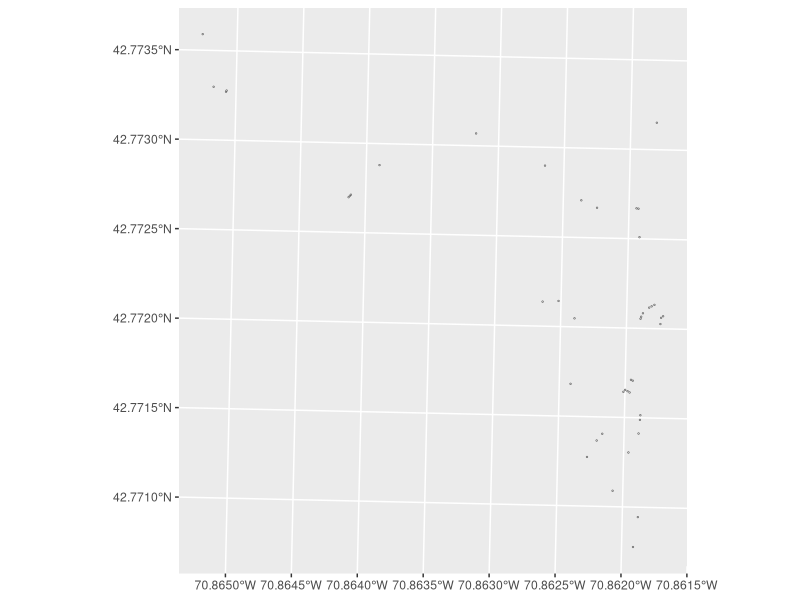
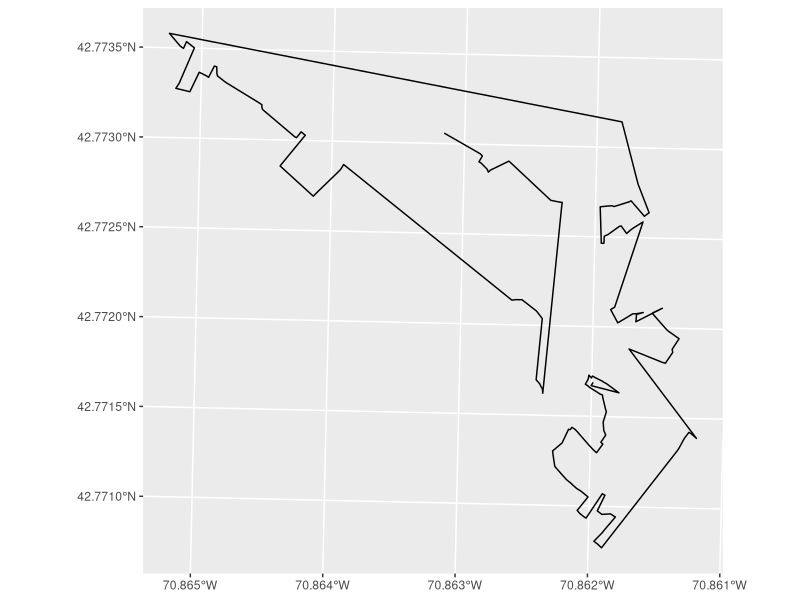
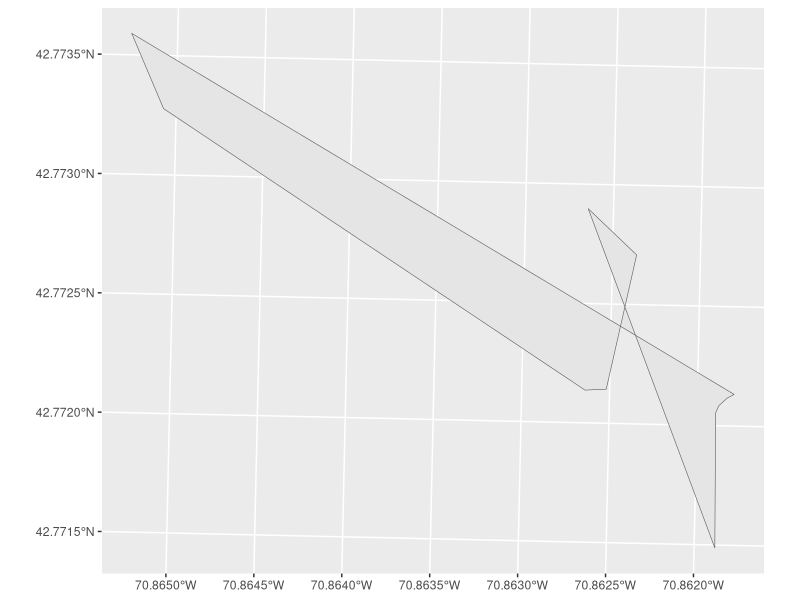
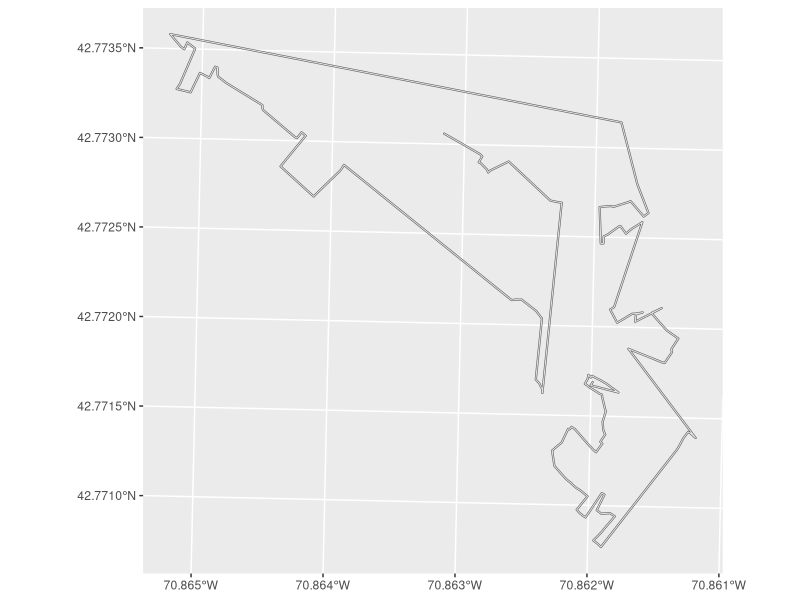
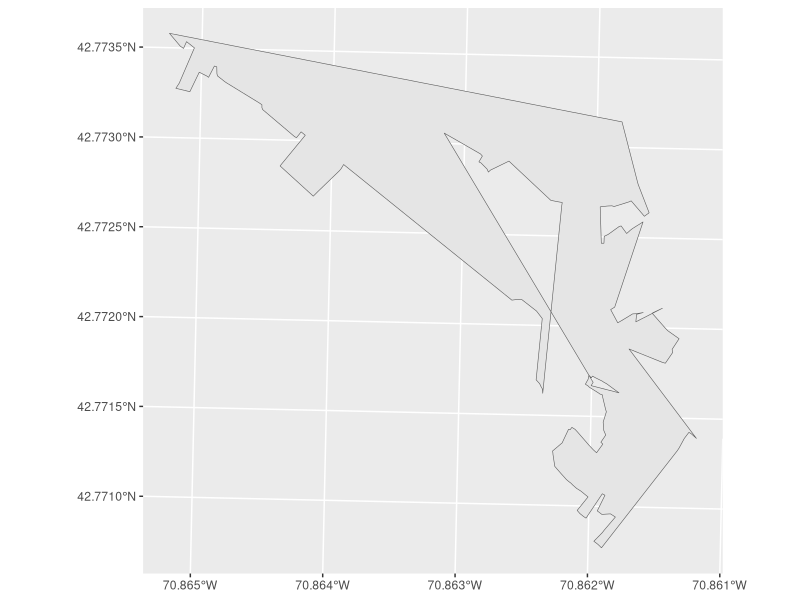
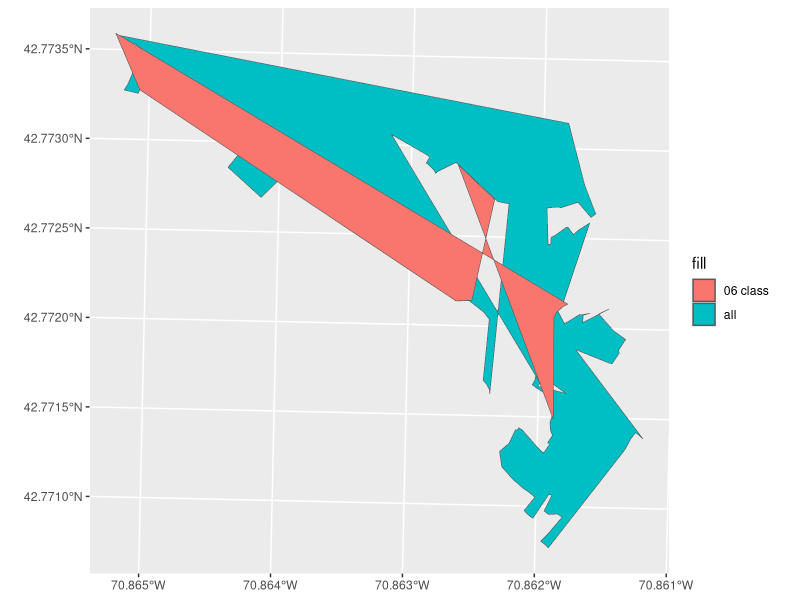

Here is the R script that generated these plots, in order: (Note: this script raises an error after producing the figures.)
## ---- chunk 1
knitr::opts_chunk$set(echo = TRUE)
## ---- chunk 2
library(readr)
library(ggplot2)
library(sf)
library(stars)
library (dplyr)
library(tidyverse)

buffer<-0.5

field_points<-read_csv("14Oct2018_revised.csv")

points<-filter(field_points, SampFormat == "1 mu")

## ---- chunk 3
points_sf<- st_as_sf(points, coords = c("Easting", "Northing"), crs=26919)

points_buf<- st_buffer(points_sf, buffer)

ggplot()+
   geom_sf(data = points_buf)
## ---- chunk 4
lines<-filter(field_points, SampFormat == "line") 

lines_sf<- st_as_sf(lines, coords = c("Easting", "Northing"), crs=26919)|>
   group_by(SampFormat)|>
   dplyr::summarize(do_union=FALSE)|>
   st_cast("LINESTRING")

ggplot() + geom_sf(data=lines_sf)

## ---- chunk 5
class06_points<- filter(points, Subclass == "06")

class06_points_sf<- st_as_sf(class06_points, coords = c("Easting", "Northing"), crs=26919)|>
   group_by(Subclass)|>
   dplyr::summarize(do_union=FALSE)|>
   st_cast("POLYGON")

ggplot()+
   geom_sf(data = class06_points_sf)
## ---- chunk 6
lines_buf<- st_buffer(lines_sf, buffer)

ggplot()+
   geom_sf(data = lines_buf)
## ---- chunk 7
poly_sf<- st_as_sf(lines, coords = c("Easting", "Northing"), crs=26919)|>
   group_by(SampFormat)|>
   dplyr::summarize(do_union=FALSE)|>
   st_cast("POLYGON")

ggplot()+
   geom_sf(data = poly_sf)
## ---- chunk 8
poly_sf<- st_as_sf(lines, coords = c("Easting", "Northing"), crs=26919)|>
   group_by(SampFormat)|>
   dplyr::summarize(do_union=FALSE)|>
   st_cast("POLYGON")

ggplot()+
   geom_sf(data = poly_sf, aes(fill = "all" ))+
   geom_sf(data = class06_points_sf, aes(fill = "06 class"))
  
## ---- chunk 9
#Still working on, trying to clip the two polygons

crop_all<- st_intersection(class06_points_sf, poly_sf)

ggplot()+
   geom_sf(data = crop_all)
